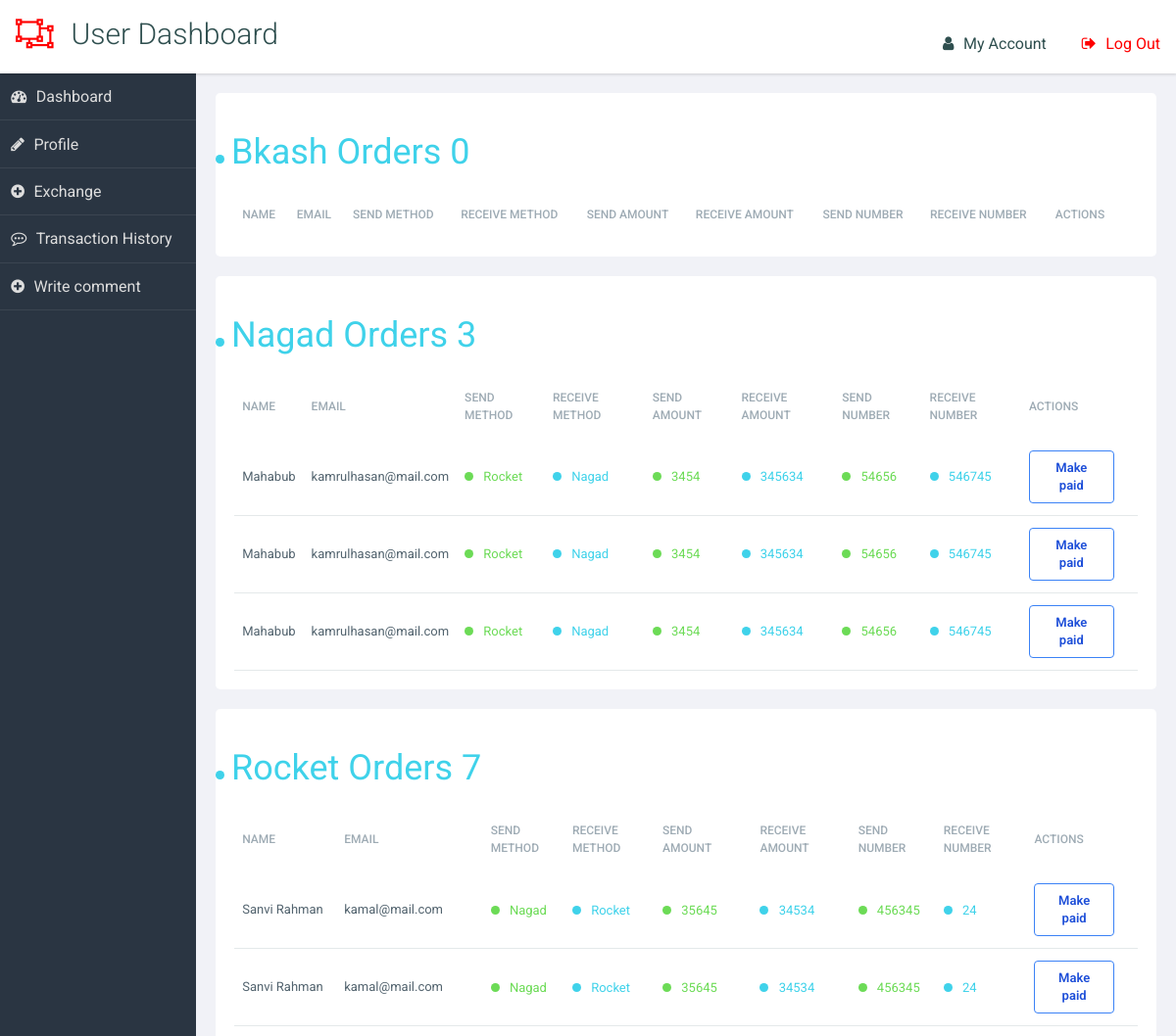
/manage-order/ (upper part), run on an earlier commit of the app's database.
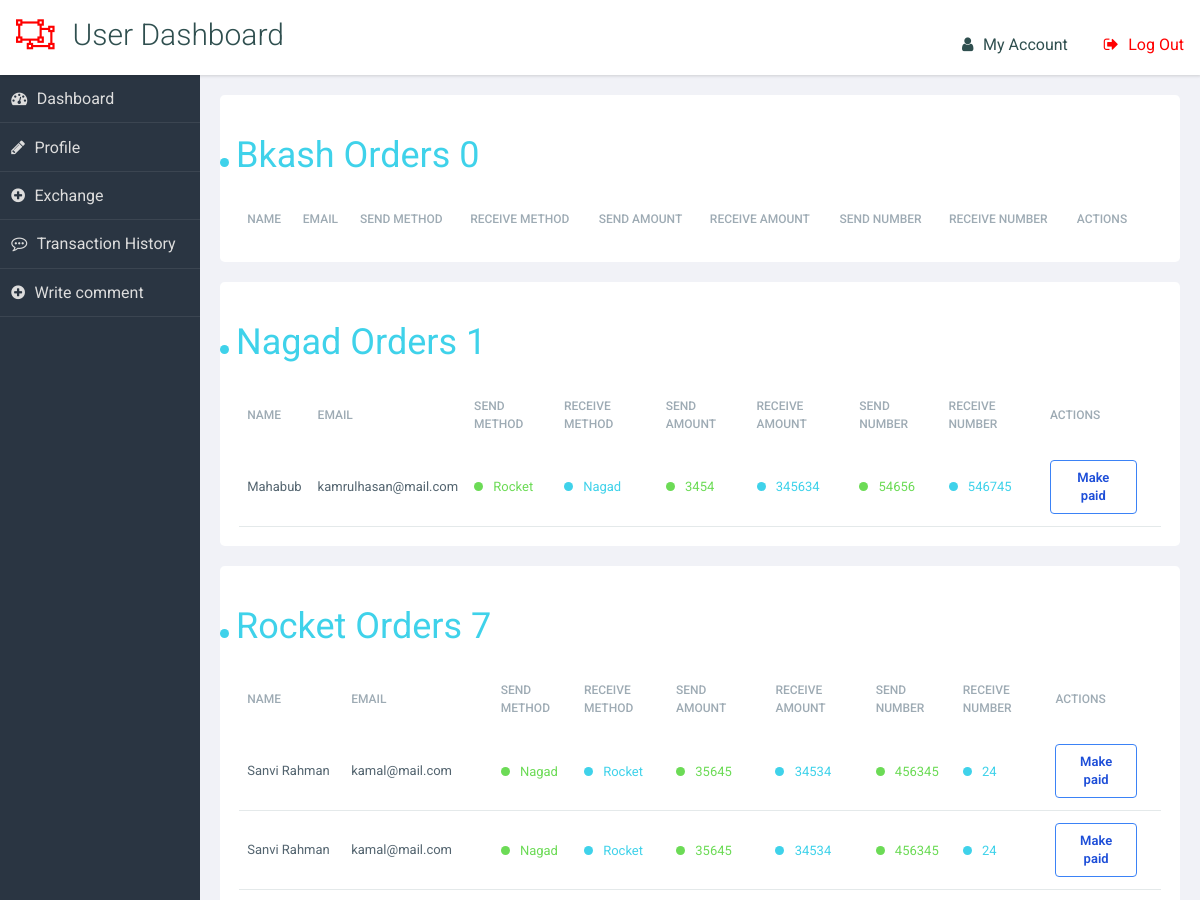
And on a later commit of the database.
### api/models.py (models this page shows, shortened)
class Order(models.Model):
    name = models.CharField(max_length=100)
    email = models.EmailField(max_length=200)
    send_method = models.CharField(max_length=100, choices=payment_method)
    receive_method = models.CharField(max_length=100, choices=payment_method)
    send_amount = models.PositiveIntegerField()
    receive_amount = models.PositiveIntegerField()
    send_number = models.BigIntegerField()
    receive_number = models.BigIntegerField()
    contact_number = models.IntegerField()
    status = models.CharField(max_length=10, default='pending')

### exchange/views.py (the view)
# urls.py: path('manage-order/', views.Manage_Order,
def Manage_Order(request):
    bkash = Order.objects.filter(receive_method='Bkash', status='pending')
    nagad = Order.objects.filter(receive_method='Nagad', status='pending')
    rocket = Order.objects.filter(receive_method='Rocket', status='pending')
    upay = Order.objects.filter(receive_method='Upay', status='pending')
    vm = Order.objects.filter(
        receive_method='Visa/Master card', status='pending')
    return render(request, 'exchange/manageorder.html', {'bkash': bkash, 'nagad': nagad,
                                                         'rocket': rocket, 'upay': upay, 'vm': vm, })

### exchange/templates/exchange/manageorder.html (shortened to what this page needs)
{% extends 'exchange/base.html' %}{% load static %} {% block css %}
<link rel="stylesheet" href="{% static 'css/manage.css' %}" />
{% endblock css %} {% block title %}Manage users{% endblock title %}
{% block content %} {% include 'exchange/dashboardnav.html' %}
<main role="main">
  <section class="panel important flex justify-between">
    <div class="container">
      <div class="row row--top-40">
        <div class="col-md-12">
          <h2 class="row__title text-4xl" data-column="Progress">
            <p class="status--blue status">Bkash Orders {{bkash.count}}</p>
          </h2>
        </div>
      </div>
      <div class="row row--top-20">
        <div class="col-md-12">
          <div class="table-container">
            <table class="table">
              <thead class="table__thead">
                <tr>
                  <th class="table__th">Name</th>
                  <th class="table__th">Email</th>
                  <th class="table__th">Send method</th>
                  <th class="table__th">Receive method</th>
                  <th class="table__th">Send amount</th>
                  <th class="table__th">Receive amount</th>
                  <th class="table__th">Send number</th>
                  <th class="table__th">Receive number</th>
                  <th class="table__th">Actions</th>
                  <th class="table__th"></th>
                </tr>
              </thead>
            </table>
          </div>
        </div>
      </div>
    </div>
  </section>
  <section class="panel important flex justify-between">
    <div class="container">
      <div class="row row--top-40">
        <div class="col-md-12">
          <h2 class="row__title text-4xl" data-column="Progress">
            <p class="status--blue status">Nagad Orders {{nagad.count}} </p>
          </h2>
        </div>
      </div>
      <div class="row row--top-20">
        <div class="col-md-12">
          <div class="table-container">
            <table class="table">
              <thead class="table__thead">
                <tr>
                  <th class="table__th">Name</th>
                  <th class="table__th">Email</th>
                  <th class="table__th">Send method</th>
                  <th class="table__th">Receive method</th>
                  <th class="table__th">Send amount</th>
                  <th class="table__th">Receive amount</th>
                  <th class="table__th">Send number</th>
                  <th class="table__th">Receive number</th>
                  <th class="table__th">Actions</th>
                  <th class="table__th"></th>
                </tr>
              </thead>
              <tbody class="table__tbody">
                {% if nagad %} {% for bks in nagad %}
                <tr class="table-row table-row--chris">
                  <td data-column="Name" class="table-row__td">
                    <div class="">
                      <p class="table-row__policy">{{bks.name}}</p>
                    </div>
                  </td>
                  <td data-column="Email" class="table-row__td">
                    <div class="">
                      <p class="table-row__policy">{{bks.email}}</p>
                    </div>
                  </td>
                  <td data-column="Send Method" class="table-row__td">
                    <p class="table-row__p-status status--green status">
                      {{bks.send_method}}
                    </p>
                  </td>
                  <td data-column="Receive Method" class="table-row__td">
                    <p class="table-row__progress status--blue status">
                      {{bks.receive_method}}
                    </p>
                  </td>
                  <td data-column="Send Amount" class="table-row__td">
                    <p class="table-row__status status--green status">
                      {{bks.send_amount}}
                    </p>
                  </td>
                  <td data-column="Receive Amount" class="table-row__td">
                    <p class="table-row__progress status--blue status">
                      {{bks.receive_amount}}
                    </p>
                  </td>
                  <td data-column="Sent Number" class="table-row__td">
                    <p class="table-row__p-status status--green status">
                      {{bks.send_number}}
                    </p>
                  </td>
                  <td data-column="Receive Number" class="table-row__td">
                    <p class="table-row__progress status--blue status">
                      {{bks.receive_number}}
                    </p>
                  </td>
                  <td data-column="Policy Status" class="table-row__td">
                    <a href="{% url 'update_order' bks.id %}"
                      ><button
                        class="bg-transparent hover:bg-blue-500 text-blue-700 font-semibold hover:text-green-600 py-2 px-4 border border-blue-500 hover:border-transparent rounded"
                      >
                        Make paid
                      </button></a
                    >
                  </td>
                </tr>
                {% endfor %}
                {% endif %}
              </tbody>
            </table>
          </div>
        </div>
      </div>
    </div>
  </section>
  <section class="panel important flex justify-between">
    <div class="container">
      <div class="row row--top-40">
        <div class="col-md-12">
          <h2 class="row__title text-4xl" data-column="Progress">
            <p class="status--blue status">Rocket Orders {{rocket.count}} </p>
          </h2>
        </div>
      </div>
      <div class="row row--top-20">
        <div class="col-md-12">
          <div class="table-container">
            <table class="table">
              <thead class="table__thead">
                <tr>
                  <th class="table__th">Name</th>
                  <th class="table__th">Email</th>
                  <th class="table__th">Send method</th>
                  <th class="table__th">Receive method</th>
                  <th class="table__th">Send amount</th>
                  <th class="table__th">Receive amount</th>
                  <th class="table__th">Send number</th>
                  <th class="table__th">Receive number</th>
                  <th class="table__th">Actions</th>
                  <th class="table__th"></th>
                </tr>
              </thead>
              <tbody class="table__tbody">
                {% if rocket %} {% for bks in rocket %}
                <tr class="table-row table-row--chris">
                  <td data-column="Name" class="table-row__td">
                    <div class="">
                      <p class="table-row__policy">{{bks.name}}</p>
                    </div>
                  </td>
                  <td data-column="Email" class="table-row__td">
                    <div class="">
                      <p class="table-row__policy">{{bks.email}}</p>
                    </div>
                  </td>
                  <td data-column="Send Method" class="table-row__td">
                    <p class="table-row__p-status status--green status">
                      {{bks.send_method}}
                    </p>
                  </td>
                  <td data-column="Receive Method" class="table-row__td">
                    <p class="table-row__progress status--blue status">
                      {{bks.receive_method}}
                    </p>
                  </td>
                  <td data-column="Send Amount" class="table-row__td">
                    <p class="table-row__status status--green status">
                      {{bks.send_amount}}
                    </p>
                  </td>
                  <td data-column="Receive Amount" class="table-row__td">
                    <p class="table-row__progress status--blue status">
                      {{bks.receive_amount}}
                    </p>
                  </td>
                  <td data-column="Sent Number" class="table-row__td">
                    <p class="table-row__p-status status--green status">
                      {{bks.send_number}}
                    </p>
                  </td>
                  <td data-column="Receive Number" class="table-row__td">
                    <p class="table-row__progress status--blue status">
                      {{bks.receive_number}}
                    </p>
                  </td>
                  <td data-column="Policy Status" class="table-row__td">
                    <a href="{% url 'update_order' bks.id %}"
                      ><button
                        class="bg-transparent hover:bg-blue-500 text-blue-700 font-semibold hover:text-green-600 py-2 px-4 border border-blue-500 hover:border-transparent rounded"
                      >
                        Make paid
                      </button></a
                    >
                  </td>
                </tr>
                {% endfor %}
                {% endif %}
              </tbody>
            </table>
          </div>
        </div>
      </div>
    </div>
  </section>
</main>
{% endblock content %}

### exchange/templates/exchange/base.html (shortened to what this page needs)
{% load tailwind_tags %} {% load static %}
<!DOCTYPE html>
<html lang="en">
  <head>
    {% tailwind_css %} {% block css %}{% endblock css %}
    <script src="https://cdn.tailwindcss.com"></script>
  </head>
  <body id='body'>
    {% block content %}{% endblock content %}
  </body>
</html>

### exchange/templates/exchange/dashboardnav.html
{% load static %} {% block css %}
<link rel="stylesheet" href="{%static 'css/dashboard.css'%}" />
{% endblock css %} {% block content %}
<header role="banner">
  {% if user.is_superuser %}
  <h1 class="text-3xl font-bold">Admin Panel</h1>
  {% else %}
  <h1 class="text-3xl font-bold">User Dashboard</h1>
  {% endif %}
  <ul class="utilities">
    <br />
    <li class="users"><a href="{% url 'user_profile' %}">My Account</a></li>
    <li class="logout warn"><a href="{% url 'logout' %}">Log Out</a></li>
  </ul>
</header>
<nav role="navigation">
  {% if user.is_superuser %}
  <ul class="main">
    <li class="dashboard"><a href="{% url 'dashboard' %}">Dashboard</a></li>
    <li class="edit"><a href="{% url 'user_profile' %}">Profile</a></li>
    <li class="comments">
      <a href="{% url 'manage_order' %}">Manage Orders</a>
    </li>
    <li class="users"><a href="{% url 'manage_users' %}">Manage Users</a></li>
    <li class="write"><a href="{% url 'add_blogs' %}">Write blogs</a></li>
    <li class="comments">
      <a href="{% url 'transaction_history' %}">Transaction History</a>
    </li>
    <li class="users"><a href="#">Settings</a></li>
  </ul>
  {% else %}
  <ul class="main">
    <li class="dashboard"><a href="{% url 'dashboard' %}">Dashboard</a></li>
    <li class="edit"><a href="{% url 'user_profile' %}">Profile</a></li>
    <li class="write"><a href="{% url 'exchange_money' %}">Exchange</a></li>
    <li class="comments">
      <a href="{% url 'transaction_history' %}">Transaction History</a>
    </li>
    <li class="write"><a href="{% url 'add_blogs' %}">Write comment</a></li>
  </ul>
  {% endif %}
</nav>
{% endblock %}

### exchange/static/css/manage.css (style rules this page uses)
* { margin: 0; padding: 0; font-family: "Roboto", sans-serif; }
html, body { display: table; height: 100%; width: 100%; color: #252a3b; background-color: #f8f8f8; }
.row__title { color: #53646f; font-weight: 400; font-size: 20px; margin: 0; }
.row--top-40 { margin-top: 40px; }
.row--top-20 { margin-top: 20px; }
.table__th { color: #9eabb4; font-weight: 500; font-size: 12px; text-transform: uppercase; cursor: pointer; border: 0 !important; padding: 15px 8px !important; }
.table-row { border-bottom: 1px solid #e4e9ea; background-color: #fff; }
.table-row__td { padding: 12px 8px !important; vertical-align: middle !important; color: #53646f; font-size: 13px; font-weight: 400; position: relative; line-height: 18px !important; border: 0 !important; }
.table-row__policy { color: #53646f; font-size: 13px; font-weight: 400; line-height: 18px; margin-bottom: 0px; }
.table-row__p-status { margin-bottom: 0; font-size: 13px; vertical-align: middle; display: inline-block; color: #9eabb4; }
.table-row__status { margin-bottom: 0; font-size: 13px; vertical-align: middle; display: inline-block; color: #9eabb4; }
.table-row__progress { margin-bottom: 0; font-size: 13px; vertical-align: middle; display: inline-block; color: #9eabb4; }
.status:before { content: ""; margin-bottom: 0; width: 9px; height: 9px; display: inline-block; margin-right: 7px; border-radius: 50%; }
.status--blue:before { background-color: #3fd2ea; }
.status--blue { color: #3fd2ea; }
.status--green { color: #6cdb56; }
.status--green:before { background-color: #6cdb56; }

What changed in the data, as far as the page shows it:
no longer on this page (row edited): Order: name "Mahabub", email "kamrulhasan@mail.com", send_method "Rocket", receive_method "Nagad", send_amount "3454", receive_amount "345634", send_number "54656", receive_number "546745", shown under "Nagad Orders 3"
no longer on this page (row edited): Order: name "Mahabub", email "kamrulhasan@mail.com", send_method "Rocket", receive_method "Nagad", send_amount "3454", receive_amount "345634", send_number "54656", receive_number "546745", shown under "Nagad Orders 3"
Also different on the page:
{{ nagad.count }}: "3" → "1"
